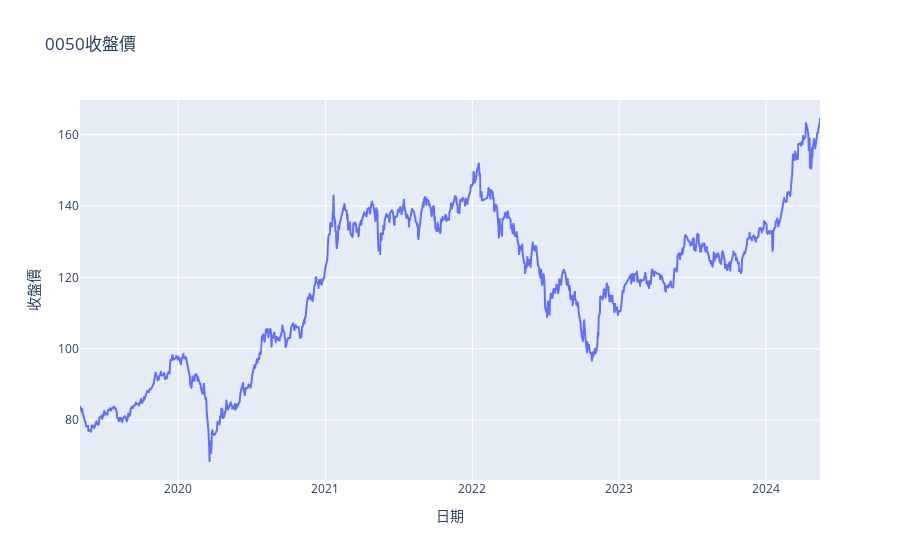

Write notebook code for a chart like this one.
### Code cell
import twstock as t
import pandas as p
import plotly.express as e

period = stock.fetch_from(2019, 5)
data = p.DataFrame(period)
data.columns = ['日期', '成交股數', '成交量', '開盤價', '最高價', '最低價', '收盤價', '漲跌價差', '成交筆數']
result = e.line(data, x='日期', y='收盤價', title='0050收盤價')
result.show()

### Figure 1 — Plotly figure (JSON) as saved in the notebook; plotly's stock layout.template omitted (floating-point values rounded to 4 significant figures; data arrays with more than 128 entries replaced by an {"elided": "..."} marker saying what was removed)
{"data": [{"hovertemplate": "日期=%{x}<br>收盤價=%{y}<extra></extra>", "legendgroup": "", "line": {"color": "#636efa", "dash": "solid"}, "marker": {"symbol": "circle"}, "mode": "lines", "name": "", "showlegend": false, "type": "scattergl", "x": {"elided": "1227 str values"}, "xaxis": "x", "y": {"elided": "1227 float values"}, "yaxis": "y"}], "layout": {"legend": {"tracegroupgap": 0}, "title": {"text": "0050收盤價"}, "xaxis": {"anchor": "y", "domain": [0, 1], "title": {"text": "日期"}}, "yaxis": {"anchor": "x", "domain": [0, 1], "title": {"text": "收盤價"}}}}
